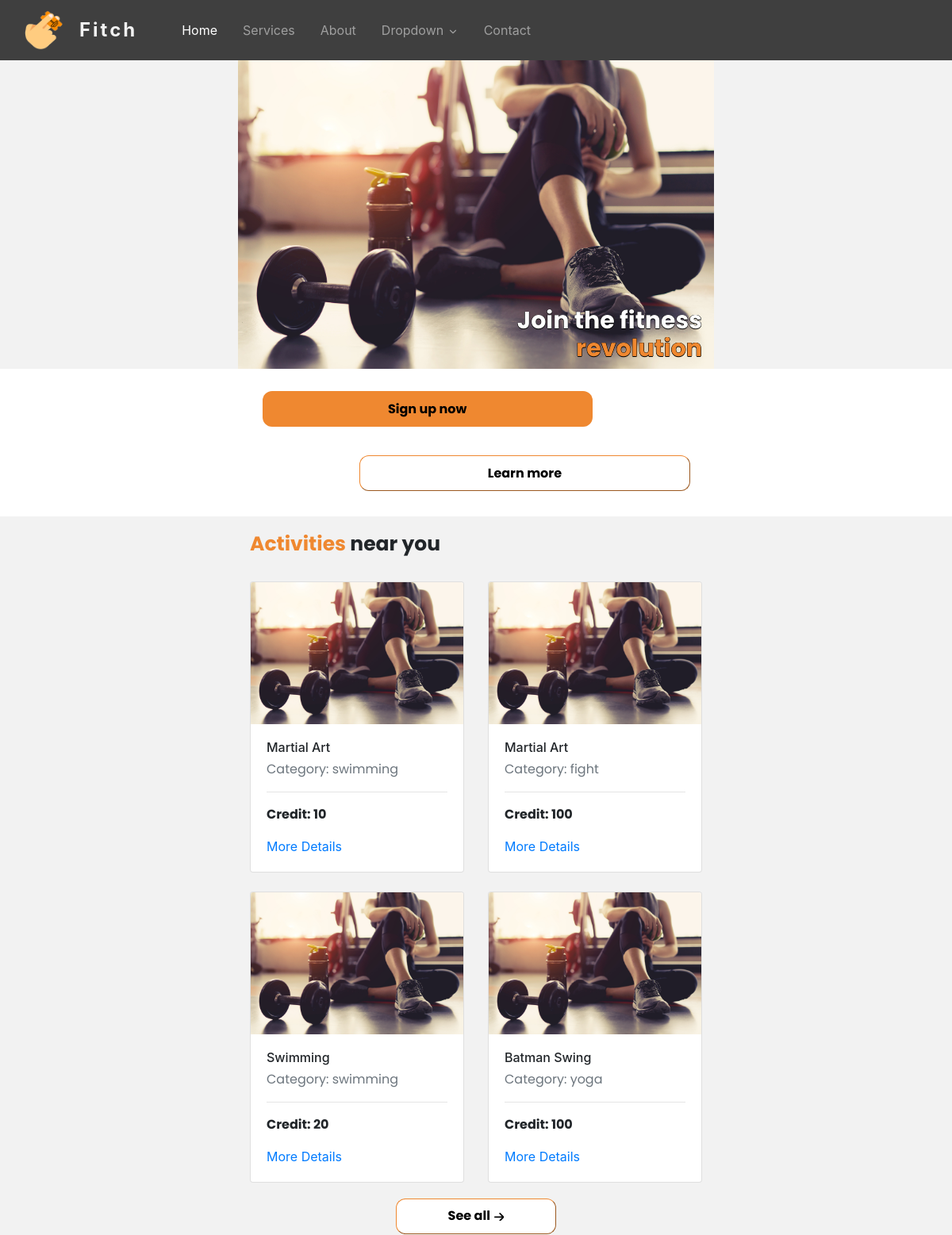
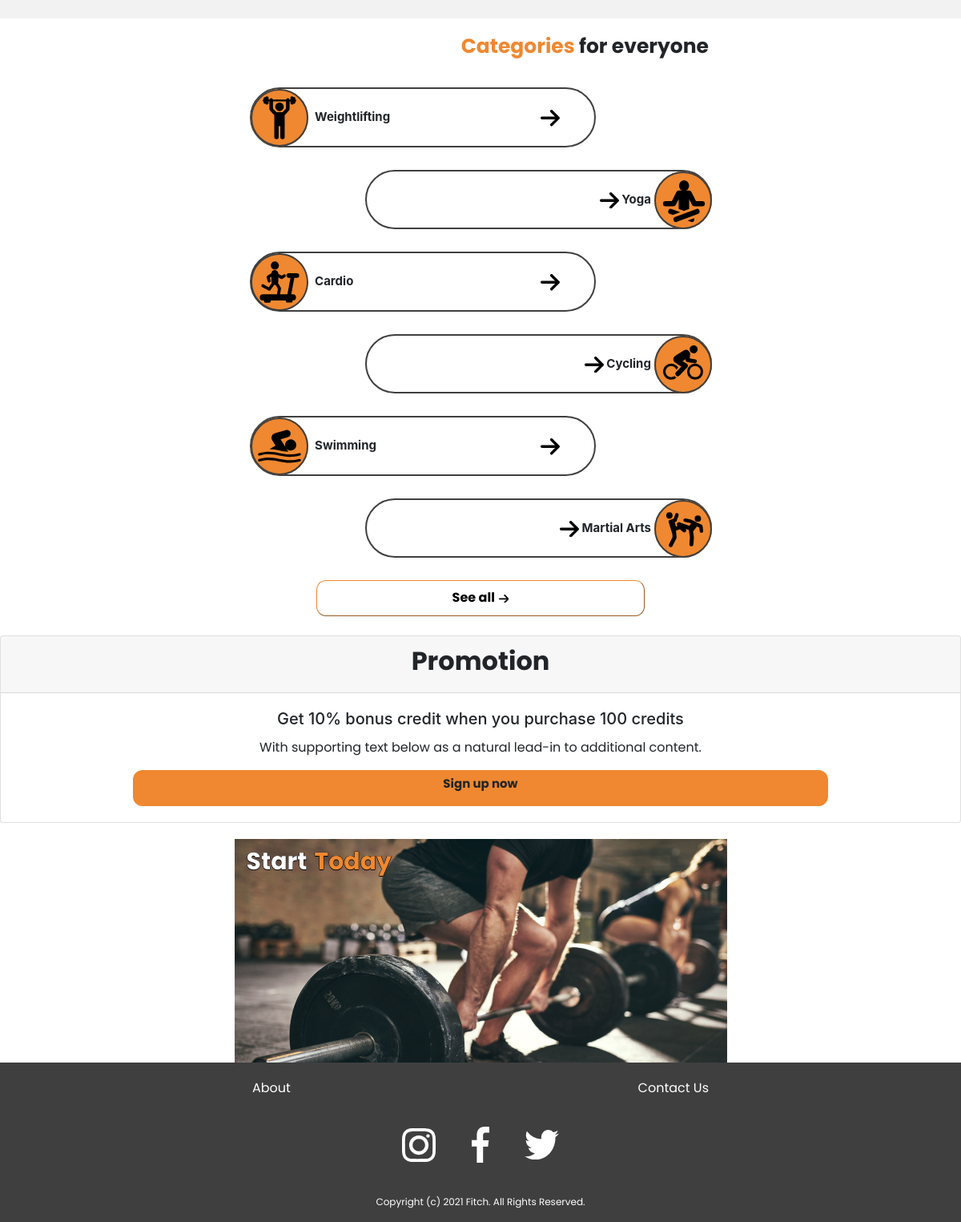
The page / on the database its author committed (2 pictures, top to bottom).
### tables this page shows
CREATE TABLE `gym_activity` (
  `id` int(20) NOT NULL,
  `gym_id` int(20) NOT NULL,
  `activity_name` varchar(255) NOT NULL,
  `category` varchar(255) NOT NULL,
  `sessions_per_week` varchar(255) NOT NULL,
  `max_capacity` int(20) NOT NULL,
  `credit` int(20) NOT NULL,
  `description` varchar(255) NOT NULL,
  `status` int(20) NOT NULL
);

### app/controllers/Pages.php (called while the page is built, shortened)
<?php
class Pages extends Controller
{
  public function __construct()
  {
      $this->gymModel = $this->model('GymModel');
  }
  public function index()
  {
    $data = [
      'title' => 'Ticket To Fitness',
      'Description' => 'This is a fitness webapp',
      'gym_activity' => '',
    ];
    $activity = $this->gymModel->fetchActiveActivity();
    if($activity != NULL){
      $data['gym_activity'] = $activity;
    }
    $this->view('Landing/homepage', $data);
  }
}

### app/libraries/Core.php (called while the page is built, shortened)
<?php
  class Core {
    protected $currentMethod = 'index';
    public function __construct(){
      $url = $this->getUrl();
      $this->currentController = new $this->currentController;
      $this->params = $url ? array_values($url) : [];
      call_user_func_array([$this->currentController, $this->currentMethod], $this->params);
    }
  }

### public/index.php (called while the page is built, shortened)
<?php
  $init = new Core;

### app/libraries/Database.php (called while the page is built, shortened)
<?php
  class Database {
    private $host = DB_HOST;
    private $user = DB_USER;
    private $pass = DB_PASS;
    private $dbname = DB_NAME;
    private $dbh;
    private $stmt;
    public function __construct(){
      $dsn = 'mysql:host=' . $this->host . ';dbname=' . $this->dbname;
      $options = array(
        PDO::ATTR_PERSISTENT => true,
        PDO::ATTR_ERRMODE => PDO::ERRMODE_EXCEPTION
      );
      try{
        $this->dbh = new PDO($dsn, $this->user, $this->pass, $options);
      } catch(PDOException $e){
        $this->error = $e->getMessage();
        echo $this->error;
      }
    }
    public function query($sql){
      $this->stmt = $this->dbh->prepare($sql);
    }
    public function bind($param, $value, $type = null){
      if(is_null($type)){
        switch(true){
          case is_int($value):
            $type = PDO::PARAM_INT;
            break;
        }
      }
      $this->stmt->bindValue($param, $value, $type);
    }
    public function execute(){
      return $this->stmt->execute();
    }
    public function resultSet(){
      $this->execute();
      return $this->stmt->fetchAll(PDO::FETCH_OBJ);
    }
  }

### app/models/GymModel.php (called while the page is built, shortened)
<?php
class GymModel
{
  private $db;
  public function __construct()
  {
    $this->db = new Database;
  }
  public function fetchActiveActivity(){
    $this->db->query('SELECT * FROM gym_activity WHERE status = :status');
    $this->db->bind(':status', 1);
    $row = $this->db->resultSet();
    if ($this->db->rowCount() > 0) {
      return $row;
    }
  }
}

### app/views/Landing/homepage.php (the view, shortened to what this page needs)
<?php require APPROOT . '/views/inc/header.php'; ?>
<?php require APPROOT . '/views/inc/navbar.php'; ?>
<div class="container-fluid" style="background-color:#F2F2F2;">
  <div class="row justify-content-center">
    <div class="landing-image col-sm-12 col-lg-6 px-0">
      <img class="img-responsive" src="<?php echo URLROOT; ?>/images/gym1.jpg" alt="">
      <div class="text-overlay-1">
        <h3 class="land-text-1">Join the fitness</h3>
      </div>
      <div class="text-overlay-2">
        <h3 class="land-text-2">revolution</h3>
      </div>
    </div>
  </div>
</div>
<div class="container" style="padding-top: 20px;">
  <div class="row justify-content-center">
    <div class="col-sm-1 col-lg-6">
      <a href="<?php echo URLROOT; ?>/Accounts/login">
        <button type="button" class="land-login-btn float-left m-2">Sign up now</button>
      </a>
    </div>
  </div>
  <div class="row justify-content-center" style="padding-top: 20px;">
    <div class="col-sm-1 col-lg-6">
      <button href="#" class="land-learnmore-btn float-right m-2">Learn more</button>
    </div>
  </div>
</div>
<div class="container-fluid mt-4" style="padding-top: 20px; background-color:#F2F2F2;">
  <div class="row justify-content-center">
    <div class="col-sm-1 col-lg-6 text-left">
      <h3 class="land-text-3"><span class="land-text-4">Activities</span> near you</h3>
      <div class="container">
        <div class="row">
          <?php
          $count = 1;
          if ($data['gym_activity'] != NULL) {
            foreach ($data['gym_activity'] as $activity) {
              if($count >4){
                break;
              }
              echo '<div class = "col-6">';
              echo '<div class="card mt-4 " style="width: auto;">';
              echo '<img class="card-img-top" src="' . URLROOT . '/images/gym1.jpg" alt="Card image cap">';
              echo '<div class="card-body rounded-pill">';
              echo '<h6 class="card-title">' . $activity->activity_name . '</h6>';
              echo '<p class="card-subtitle mb-2 text-muted">Category: ' . $activity->category . '</p>';
              echo '<hr>';
              echo '<p><b>Credit: ' . $activity->credit . '</b></p>';
              echo '<a href="#" class="card-link">More Details</a>';
              echo '</div>';
              echo '</div>';
              echo '</div>';
              $count++;
            }
          } else {
            echo "No Gym activity please check back later!";
          }
          ?>
        </div>
      </div>
      <div class="row justify-content-center" style="padding-top: 20px;">
        <div class="col-sm-1 col-lg-6 text-center">
          <a href="#">
            <a href="<?php echo URLROOT; ?>/Activity/allactivity"><button type="button" class="land-seeall-btn mb-4">See all<span class="btn-arrow-1">
                </span></button>
            </a>
          </a>
        </div>
      </div>
    </div>
  </div>
</div>
<div class="container-fluid " style="padding-top: 20px;">
  <div class="row justify-content-center">
    <div class="col-sm-1 col-lg-6 text-right">
      <h3 class="land-text-5"><span class="land-text-4">Categories</span> for everyone</h3>
    </div>
  </div>
  <div class="row justify-content-center m-2">
    <div class="col-sm-1 col-lg-6 category-col">
      <a href="#" class="btn category-btn-left">
        <span class="category-img-left"><img src="<?php echo URLROOT; ?>/images/weightlift.svg"></span>
        Weightlifting
        <span class="btn-arrow-left">
        </span>
      </a>
    </div>
  </div>
  <div class="row justify-content-center m-2">
    <div class="col-sm-1 col-lg-6 category-col">
      <a href="#" class="btn category-btn-right float-right">
        <span class="btn-arrow-right">
          Yoga
        </span>
        <span class="category-img-right"><img src="<?php echo URLROOT; ?>/images/meditate.svg"></span>
      </a>
    </div>
  </div>
  <div class="row justify-content-center m-2">
    <div class="col-sm-1 col-lg-6 category-col">
      <a href="#" class="btn category-btn-left">
        <span class="category-img-left"><img src="<?php echo URLROOT; ?>/images/treadmill.svg"></span>
        Cardio
        <span class="btn-arrow-left">
        </span>
      </a>
    </div>
  </div>
  <div class="row justify-content-center m-2">
    <div class="col-sm-1 col-lg-6 category-col">
      <a href="#" class="btn category-btn-right float-right">
        <span class="btn-arrow-right">
          Cycling
          <span class="category-img-right"><img src="<?php echo URLROOT; ?>/images/cycle.svg"></span>
        </span>
      </a>
    </div>
  </div>
  <div class="row justify-content-center m-2">
    <div class="col-sm-1 col-lg-6 category-col">
      <a href="#" class="btn category-btn-left">
        <span class="category-img-left"><img src="<?php echo URLROOT; ?>/images/swim.svg"></span>
        Swimming
        <span class="btn-arrow-left">
        </span>
      </a>
    </div>
  </div>
  <div class="row justify-content-center m-2">
    <div class="col-sm-1 col-lg-6 category-col">
      <a href="#" class="btn category-btn-right float-right">
        <span class="btn-arrow-right">
        </span>
        Martial Arts
        <span class="category-img-right"><img src="<?php echo URLROOT; ?>/images/fight.svg"></span>
      </a>
    </div>
  </div>
  <div class="row justify-content-center m-2" style="padding-top: 20px;">
    <div class="col-sm-1 col-lg-6 text-center">
      <a href="#">
        <button type="button" class="land-seeall-btn">See all<span class="btn-arrow-1">
          </span></button>
      </a>
    </div>
  </div>
</div>
<div class="card text-center mt-4">
  <div class="card-header">
    <h2><b>Promotion</b></h2>
  </div>
  <div class="card-body">
    <h5 class="card-title">Get 10% bonus credit when you purchase 100 credits</h5>
    <p class="card-text">With supporting text below as a natural lead-in to additional content.</p>
    <a href="<?php echo URLROOT; ?>/Accounts/login" class="btn land-login-btn">Sign up now</a>
  </div>
</div>
<div class="row justify-content-center" style="padding-top: 20px;">
  <div class="landing-image col-sm-12 col-lg-6 px-0">
    <img class="img-responsive" src="<?php echo URLROOT; ?>/images/gym2.jpg" alt="">
    <div class="text-overlay-3">
      <h3 class="land-text-1">Start</h3>
    </div>
    <div class="text-overlay-4">
      <h3 class="land-text-2">Today</h3>
    </div>
  </div>
</div>
<?php require APPROOT . '/views/inc/footer.php'; ?>

### public/css/style.css (style rules this page uses)
body { padding-top: 65px; }
.container { width: 100%; padding-right: 0px; padding-left: 0px; margin-right: auto; margin-left: auto; }
.form-control, .btn { min-height: 38px; border-radius: 2px; }
.btn { font-size: 15px; font-weight: bold; }
h2 { font-family: 'Poppins', sans-serif; }
h3 { font-family: 'Poppins', sans-serif; }
p { font-family: 'Poppins', sans-serif; }
.landing-image { position: relative; text-align: center; }
.img-responsive { width: 100%; }
.text-overlay-1 { position: absolute; bottom: 35px; right: 15px; }
.text-overlay-2 { position: absolute; bottom: 0px; right: 15px; }
.text-overlay-3 { position: absolute; top: 10px; left: 15px; }
.text-overlay-4 { position: absolute; top: 10px; left: 100px; }
.land-text-1 { font-size: 30px; font-weight: bold; color: white; text-shadow: 0.5px 0 0 #000, 0 -0.5px 0 #000, 0 0.5px 0 #000, -0.5px 0 0 #000; }
.land-text-2 { font-size: 30px; font-weight: bold; color: #EF8830; text-shadow: 0.5px 0 0 #000, 0 -0.5px 0 #000, 0 0.5px 0 #000, -0.5px 0 0 #000; }
.land-text-3 { font-size: 25px; font-weight: bold; }
.land-text-4 { font-size: 25px; font-weight: bold; color: #EF8830; }
.land-text-5 { font-size: 25px; font-weight: bold; text-align: right; }
.land-login-btn { background-color: #EF8830; font-family: 'Poppins'; font-weight: bold; border-radius: 12px; border: none; width: 75%; height: 45px; }
.land-learnmore-btn { background-color: white; font-family: 'Poppins'; font-weight: bold; border-radius: 12px; border-color: #EF8830; border-width: thin; width: 75%; height: 45px; }
.land-seeall-btn { background-color: white; font-family: 'Poppins'; font-weight: bold; border-radius: 12px; border-color: #EF8830; border-width: thin; width: 75%; height: 45px; }
.btn-arrow-1 { padding-left: 5px; }
.category-btn-left { width: 75%; height: 75px; align-items: left; padding: 0px; margin: 0px; border-radius: 50px; border-color: #3F3F3F; border-width: 2px; text-align: left; position: relative; }
.category-col { padding: 0px; margin: 0px; padding-top: 20px; }
.category-img-left { margin-left: -1px; margin-right: 5px; }
.category-btn-right { width: 75%; height: 74px; align-items: right; padding: 0px; margin: 0px; border-radius: 50px; border-color: #3F3F3F; border-width: 2px; text-align: right; }
.category-img-right { position: relative; margin-right: -2px; }
.btn-arrow-left { position: absolute; top: 35%; right: 10%; }

### rows shown on the page
gym_activity: activity_name "Martial Art", category "swimming", credit "10"
gym_activity: activity_name "Martial Art", category "fight", credit "100"
gym_activity: activity_name "Swimming", category "swimming", credit "20"
gym_activity: activity_name "Batman Swing", category "yoga", credit "100"
